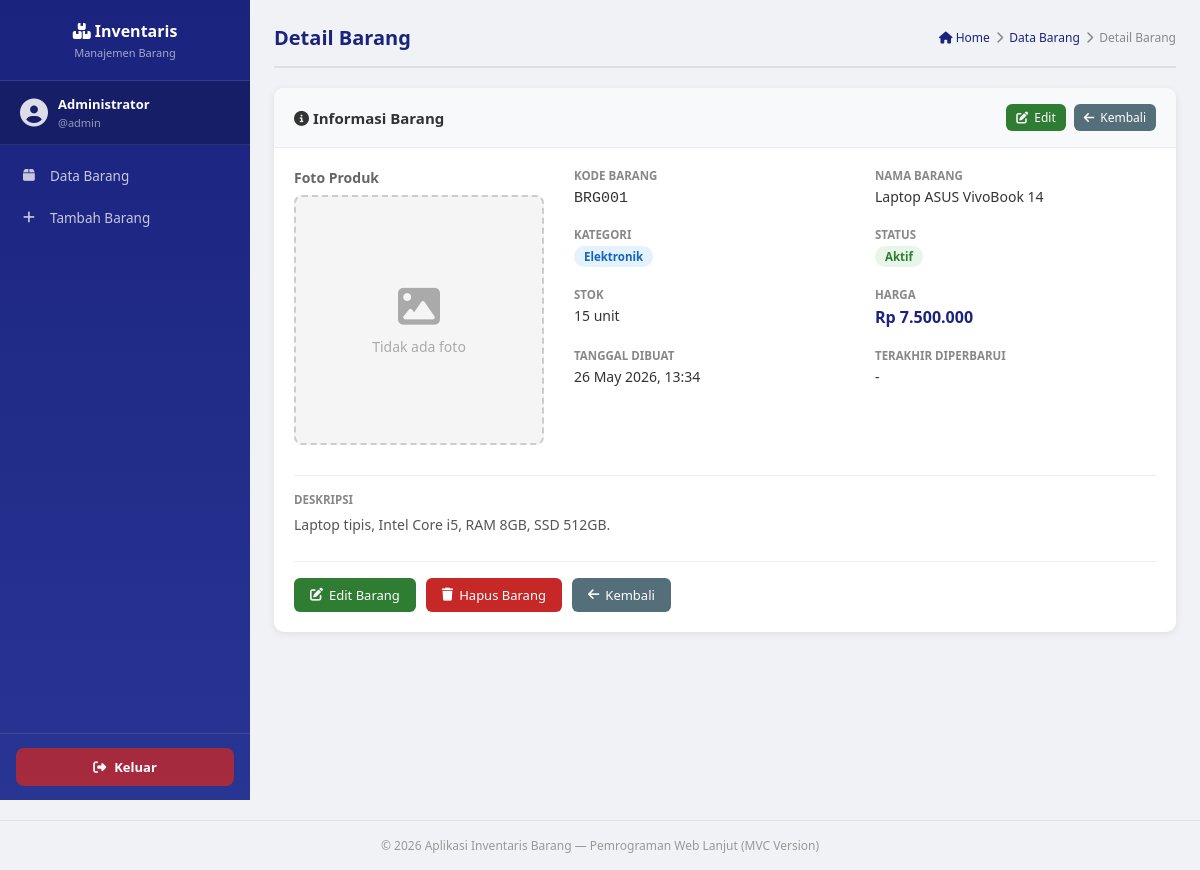
Screenshot of /index.php?c=barang&a=detail&id=1 (signed in) with the database file from the repository.
### tables this page shows
CREATE TABLE barang (
    id          INT(11)        NOT NULL AUTO_INCREMENT,
    kode_barang VARCHAR(20)    NOT NULL,
    nama_barang VARCHAR(100)   NOT NULL,
    kategori    VARCHAR(50)    NOT NULL,
    stok        INT(11)        NOT NULL DEFAULT 0,
    harga       DECIMAL(15,2)  NOT NULL DEFAULT 0.00,
    deskripsi   TEXT,
    status      ENUM('aktif','nonaktif') NOT NULL DEFAULT 'aktif',
    created_at  DATETIME       NOT NULL DEFAULT CURRENT_TIMESTAMP,
    updated_at  DATETIME       DEFAULT NULL ON UPDATE CURRENT_TIMESTAMP,
    PRIMARY KEY (id),
    UNIQUE KEY uq_kode_barang (kode_barang)
);

### app/controllers/BarangController.php (called while the page is built, shortened)
<?php
class BarangController {
    public function detail() {
        $id = isset($_GET['id']) ? intval($_GET['id']) : 0;
        $barangModel = new Barang();
        $barang = $barangModel->getById($id);
        require_once '../app/views/barang/detail.php';
    }
}
?>

### app/models/Barang.php (called while the page is built, shortened)
<?php
class Barang {
    private $db;
    public function __construct() {
        global $koneksi;
        $this->db = $koneksi;
    }
    public function getById($id) {
        $stmt = mysqli_prepare($this->db, "SELECT * FROM barang WHERE id = ?");
        mysqli_stmt_bind_param($stmt, "i", $id);
        mysqli_stmt_execute($stmt);
        $result = mysqli_stmt_get_result($stmt);
        return mysqli_fetch_assoc($result);
    }
}
?>

### app/views/barang/detail.php (the view)
<?php require_once '../app/views/layouts/header.php'; ?>
<div class="content-wrapper">
    <?php require_once '../app/views/layouts/menu.php'; ?>
    <main class="main-content">
        <div class="page-header">
            <h2>Detail Barang</h2>
            <div class="breadcrumb">
                <a href="index.php?c=barang&a=index"><i class="fas fa-home"></i> Home</a>
                <i class="fas fa-chevron-right"></i>
                <a href="index.php?c=barang&a=index">Data Barang</a>
                <i class="fas fa-chevron-right"></i>
                <span>Detail Barang</span>
            </div>
        </div>
        <div class="content">
            <div class="card">
                <div class="card-header">
                    <h3><i class="fas fa-info-circle"></i> Informasi Barang</h3>
                    <div style="display:flex; gap:8px;">
                        <a href="index.php?c=barang&a=edit&id=<?php echo $barang['id']; ?>" class="btn btn-success btn-sm">
                            <i class="fas fa-edit"></i> Edit
                        </a>
                        <a href="index.php?c=barang&a=index" class="btn btn-secondary btn-sm">
                            <i class="fas fa-arrow-left"></i> Kembali
                        </a>
                    </div>
                </div>
                <div class="card-body">
                    <div style="display: flex; flex-wrap: wrap; gap: 30px; margin-bottom: 30px;">
                        <div style="flex: 0 0 250px;">
                            <label style="display: block; margin-bottom: 8px; font-weight: 600; color: #666;">Foto Produk</label>
                            <?php
                            $path_foto = "../uploads/" . $barang['gambar'];
                            if (!empty($barang['gambar']) && file_exists($path_foto)):
                            ?>
                                <img src="<?php echo $path_foto; ?>" alt="Foto Produk"
                                     style="width: 100%; max-width: 250px; border-radius: 8px; box-shadow: 0 4px 12px rgba(0,0,0,0.1); border: 1px solid #ddd;">
                            <?php else: ?>
                                <div style="width: 250px; height: 250px; background: #f5f5f5; border: 2px dashed #ccc; border-radius: 8px; display: flex; align-items: center; justify-content: center; flex-direction: column; color: #aaa;">
                                    <i class="fas fa-image fa-3x" style="margin-bottom: 10px;"></i>
                                    <span>Tidak ada foto</span>
                                </div>
                            <?php endif; ?>
                        </div>
                        <div style="flex: 1; min-width: 300px;">
                            <div class="detail-grid">
                                <div class="detail-item">
                                    <label>Kode Barang</label>
                                    <p><code style="font-size:15px;"><?php echo htmlspecialchars($barang['kode_barang']); ?></code></p>
                                </div>
                                <div class="detail-item">
                                    <label>Nama Barang</label>
                                    <p><?php echo htmlspecialchars($barang['nama_barang']); ?></p>
                                </div>
                                <div class="detail-item">
                                    <label>Kategori</label>
                                    <p><span class="badge badge-info"><?php echo htmlspecialchars($barang['kategori']); ?></span></p>
                                </div>
                                <div class="detail-item">
                                    <label>Status</label>
                                    <p>
                                        <?php if ($barang['status'] == 'aktif'): ?>
                                            <span class="badge badge-success">Aktif</span>
                                        <?php else: ?>
                                            <span class="badge badge-danger">Nonaktif</span>
                                        <?php endif; ?>
                                    </p>
                                </div>
                                <div class="detail-item">
                                    <label>Stok</label>
                                    <p>
                                        <?php if ($barang['stok'] <= 10): ?>
                                            <span style="color:#c62828; font-weight:700;"><?php echo $barang['stok']; ?> unit</span>
                                            <span class="badge badge-danger" style="margin-left:6px;">Stok Menipis</span>
                                        <?php else: ?>
                                            <?php echo $barang['stok']; ?> unit
                                        <?php endif; ?>
                                    </p>
                                </div>
                                <div class="detail-item">
                                    <label>Harga</label>
                                    <p style="font-size:16px; font-weight:700; color:#1a237e;">
                                        Rp <?php echo number_format($barang['harga'], 0, ',', '.'); ?>
                                    </p>
                                </div>
                                <div class="detail-item">
                                    <label>Tanggal Dibuat</label>
                                    <p><?php echo date('d F Y, H:i', strtotime($barang['created_at'])); ?></p>
                                </div>
                                <div class="detail-item">
                                    <label>Terakhir Diperbarui</label>
                                    <p><?php echo $barang['updated_at'] ? date('d F Y, H:i', strtotime($barang['updated_at'])) : '-'; ?></p>
                                </div>
                            </div>
                        </div>
                    </div>
                    <div class="detail-item" style="margin-top:20px; padding-top:16px; border-top:1px solid #eee;">
                        <label>Deskripsi</label>
                        <p style="line-height:1.7; color:#555; margin-top:6px;">
                            <?php echo !empty($barang['deskripsi']) ? nl2br(htmlspecialchars($barang['deskripsi'])) : '<em style="color:#aaa;">Tidak ada deskripsi.</em>'; ?>
                        </p>
                    </div>
                    <div style="margin-top:24px; padding-top:16px; border-top:1px solid #eee; display:flex; gap:10px;">
                        <a href="index.php?c=barang&a=edit&id=<?php echo $barang['id']; ?>" class="btn btn-success">
                            <i class="fas fa-edit"></i> Edit Barang
                        </a>
                        <a href="index.php?c=barang&a=delete&id=<?php echo $barang['id']; ?>" class="btn btn-danger"
                           onclick="return confirm('Yakin ingin menghapus barang ini? Data tidak dapat dikembalikan.')">
                            <i class="fas fa-trash"></i> Hapus Barang
                        </a>
                        <a href="index.php?c=barang&a=index" class="btn btn-secondary">
                            <i class="fas fa-arrow-left"></i> Kembali
                        </a>
                    </div>
                </div>
            </div>
        </div>
    </main>
</div>
<?php require_once '../app/views/layouts/footer.php'; ?>

### assets/css/style.css (style rules this page uses)
* { margin: 0; padding: 0; box-sizing: border-box; }
body { font-family: 'Segoe UI', Tahoma, Geneva, Verdana, sans-serif; background-color: #f0f2f5; color: #333; font-size: 14px; }
a { text-decoration: none; color: inherit; }
.content-wrapper { display: flex; min-height: 100vh; }
.main-content { flex: 1; margin-left: 250px; padding: 24px; min-height: 100vh; }
.page-header { display: flex; justify-content: space-between; align-items: center; margin-bottom: 20px; padding-bottom: 15px; border-bottom: 2px solid #e0e0e0; }
.page-header h2 { font-size: 20px; color: #1a237e; font-weight: 700; }
.breadcrumb { display: flex; align-items: center; gap: 6px; font-size: 12px; color: #888; }
.breadcrumb a { color: #1a237e; }
.card { background: #fff; border-radius: 10px; box-shadow: 0 2px 8px rgba(0,0,0,0.08); margin-bottom: 20px; overflow: hidden; }
.card-header { padding: 16px 20px; background: #f8f9fa; border-bottom: 1px solid #e9ecef; display: flex; justify-content: space-between; align-items: center; }
.card-header h3 { font-size: 15px; font-weight: 600; color: #333; }
.card-body { padding: 20px; }
.badge { display: inline-block; padding: 3px 10px; border-radius: 20px; font-size: 11.5px; font-weight: 600; }
.badge-success { background: #e8f5e9; color: #2e7d32; }
.badge-info { background: #e3f2fd; color: #1565c0; }
.btn { display: inline-flex; align-items: center; gap: 6px; padding: 8px 16px; border-radius: 6px; border: none; cursor: pointer; font-size: 13px; font-weight: 500; transition: all 0.2s; text-decoration: none; white-space: nowrap; }
.btn-secondary { background: #546e7a; color: #fff; }
.btn-success { background: #2e7d32; color: #fff; }
.btn-danger { background: #c62828; color: #fff; }
.btn-sm { padding: 5px 10px; font-size: 12px; }
.detail-grid { display: grid; grid-template-columns: 1fr 1fr; gap: 20px; }
.detail-item label { font-size: 11.5px; color: #888; text-transform: uppercase; font-weight: 600; display: block; margin-bottom: 4px; }
.detail-item p { font-size: 14px; color: #333; font-weight: 500; }

### rows the page displays
barang: kode_barang "BRG001", nama_barang "Laptop ASUS VivoBook 14", kategori "Elektronik", stok "15", harga "7.500.000", created_at "26 May 2026, 13:34", deskripsi "Laptop tipis, Intel Core i5, RAM 8GB, SSD 512GB."

### other values shown
$_SESSION['nama'] "Administrator"
$_SESSION['username'] "admin"
